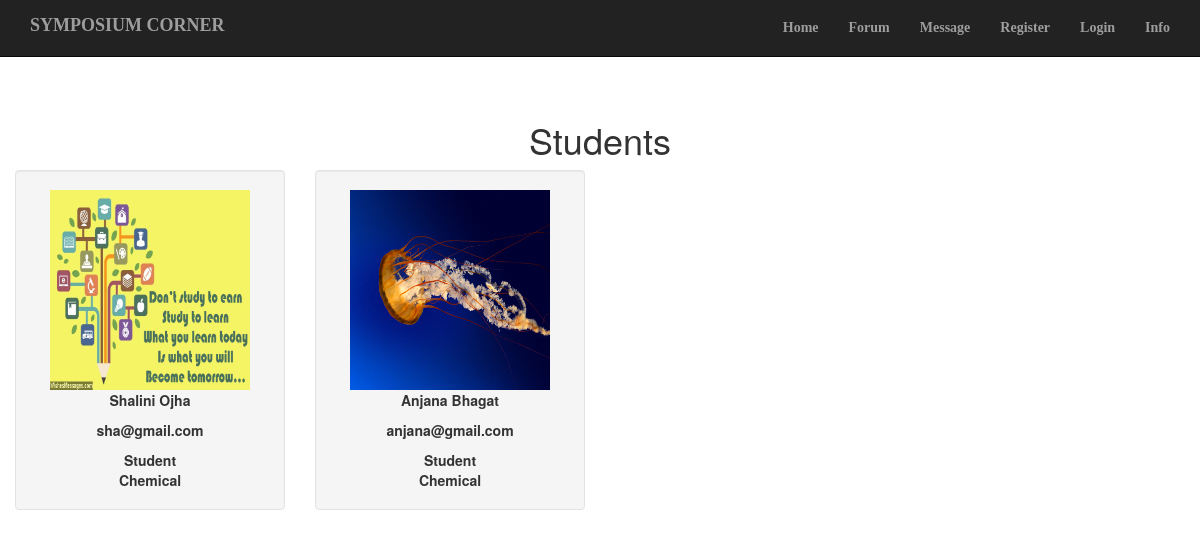
Screenshot of /display.php?dept1=Chemical with the database file from the repository.
### tables this page shows
CREATE TABLE `user` (
  `user_id` int(11) NOT NULL,
  `username` varchar(50) NOT NULL,
  `fullname` varchar(50) NOT NULL,
  `password` varchar(50) NOT NULL,
  `e_mail` varchar(100) NOT NULL,
  `profession` int(1) NOT NULL,
  `dob` date NOT NULL,
  `user_type` varchar(50) NOT NULL,
  `department` varchar(50) NOT NULL,
  `state` varchar(50) NOT NULL,
  `uimg` varchar(255) NOT NULL,
  `isuser` tinyint(1) NOT NULL,
  `user_acc_active` tinyint(1) NOT NULL
);

### utility.php (called while the page is built, shortened)
<?php
	function ExecuteQuery ($SQL)
	{
		$rows = mysql_query ($SQL);
		return $rows;
	}
?>

### display.php (the view, shortened to what this page needs)
<?php require("head.php");?>
<head>
<link rel="stylesheet" href="csslogin/main.css" media="all">
  <link rel="stylesheet" href="http://maxcdn.bootstrapcdn.com/bootstrap/3.3.6/css/bootstrap.min.css">
</head>
<body>
<?php
	if(isset($_GET)){
		$dept1=$_GET['dept1'];
	}
?>
<h1> Students</h1>
<?php
$sql="SELECT * FROM user where profession=2 and department='$dept1'";
$rows=ExecuteQuery($sql);
if (mysql_num_rows($rows) > 0)
{
	while ($row = mysql_fetch_array($rows))
	{
		echo "<div class='col-sm-3'>";
		echo "<center>";
		echo "<div class='well'>";
		echo "<img src='$row[uimg]' alt='' style='height:200px; width:200px;' />";
		echo "<p>$row[fullname]</p>";
		echo "<p>$row[e_mail]</p>";
		echo ($row['profession'] == 1 ? "Professor" : "Student")."<br/>";
		echo $row['department'];
		echo "</div>";
		echo "</div>";
}
}
else{
	echo"No record found";
}
?>

### css/landing-page.css (style rules this page uses)
body, html { width: 100%; height: 100%; }
body, h1, h2, h3, h4, h5, h6 { font-family: "Lato","Helvetica Neue",Helvetica,Arial,sans-serif; font-weight: 700; }

### res/style.css (style rules this page uses)
body { margin: 0 auto; padding: 0; background-color: #E8E8E8; }
body { font-family: Georgia, "Times New Roman", Times, Serif; font-size: 14px; color: #242424; }
h1, h2, h3, h4, h5, h6, h1 a, h2 a, h3 a, h4 a, h5 a, h6 a h1 a:hover, h2 a:hover, h3 a:hover, h4 a:hover, h5 a:hover, h6 a:hover h1 a:visited, h2 a:visited, h3 a:visited, h4 a:visited, h5 a:visited, h6 a:visited { font-weight: normal; font-style: normal; text-decoration: none; }
h1, h1 a, h1 a:link, h1 a:visited, h1 a:hover { font-family: Georgia, "Times New Roman", Times, Serif; font-size: 35px; color: #186C8B; }

### csslogin/main.css (style rules this page uses)
*, *:before, *:after { -moz-box-sizing: border-box; -webkit-box-sizing: border-box; box-sizing: border-box; }
body { font-family: 'Nunito', sans-serif; color: #384047; }
h1 { margin: 0 0 30px 0; text-align: center; }

### display.php (style rules this page uses)
body { margin-top:10%; }

### rows the page displays
user: uimg (picture), fullname "Shalini Ojha", e_mail "sha@gmail.com", profession "Student", department "Chemical"
user: uimg (picture), fullname "Anjana Bhagat", e_mail "anjana@gmail.com", profession "Student", department "Chemical"
